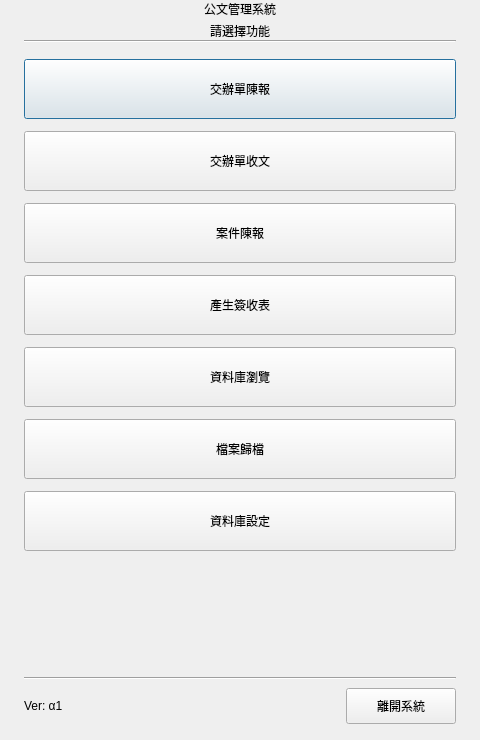
<?xml version="1.0" encoding="UTF-8"?>
<ui version="4.0">
 <class>Dialog</class>
 <widget class="QDialog" name="Dialog">
  <property name="geometry">
   <rect><x>0</x><y>0</y><width>480</width><height>740</height></rect>
  </property>
  <property name="windowTitle">
   <string>公文管理系統 - 主選單</string>
  </property>
  <property name="styleSheet">
   <string notr="true">
QDialog, QDialog > QWidget, QDialog QLabel, QDialog QFrame {
    background-color: #f2f2f7;
}
QLabel#titleLabel {
    font-size: 22pt;
    font-weight: 700;
    color: #1c1c1e;
    padding: 20px 0 4px 0;
    background-color: #f2f2f7;
}
QLabel#subtitleLabel {
    font-size: 13pt;
    color: #636366;
    padding: 0 0 8px 0;
    background-color: #f2f2f7;
}
QLabel#versionLabel {
    font-size: 11pt;
    color: #aeaeb2;
    background-color: #f2f2f7;
}
   </string>
  </property>
  <layout class="QVBoxLayout" name="mainLayout">
   <property name="spacing"><number>0</number></property>
   <property name="leftMargin"><number>24</number></property>
   <property name="topMargin"><number>0</number></property>
   <property name="rightMargin"><number>24</number></property>
   <property name="bottomMargin"><number>16</number></property>

   <!-- 標題區 -->
   <item>
    <layout class="QVBoxLayout" name="headerLayout">
     <property name="spacing"><number>4</number></property>
     <item>
      <widget class="QLabel" name="titleLabel">
       <property name="text"><string>公文管理系統</string></property>
       <property name="alignment"><set>Qt::AlignCenter</set></property>
      </widget>
     </item>
     <item>
      <widget class="QLabel" name="subtitleLabel">
       <property name="text"><string>請選擇功能</string></property>
       <property name="alignment"><set>Qt::AlignCenter</set></property>
      </widget>
     </item>
    </layout>
   </item>

   <!-- 分隔線 -->
   <item>
    <widget class="QFrame" name="line">
     <property name="frameShape"><enum>QFrame::HLine</enum></property>
     <property name="frameShadow"><enum>QFrame::Sunken</enum></property>
    </widget>
   </item>

   <!-- 按鈕區 -->
   <item>
    <layout class="QVBoxLayout" name="btnLayout">
     <property name="spacing"><number>12</number></property>
     <property name="topMargin"><number>16</number></property>
     <item>
      <widget class="QPushButton" name="btn_report_assignment">
       <property name="minimumSize"><size><width>0</width><height>60</height></size></property>
       <property name="text"><string>交辦單陳報</string></property>
      </widget>
     </item>
     <item>
      <widget class="QPushButton" name="btn_receive_assignment">
       <property name="minimumSize"><size><width>0</width><height>60</height></size></property>
       <property name="text"><string>交辦單收文</string></property>
      </widget>
     </item>
     <item>
      <widget class="QPushButton" name="btn_report_case">
       <property name="minimumSize"><size><width>0</width><height>60</height></size></property>
       <property name="text"><string>案件陳報</string></property>
      </widget>
     </item>
     <item>
      <widget class="QPushButton" name="btn_generate_receipt">
       <property name="minimumSize"><size><width>0</width><height>60</height></size></property>
       <property name="text"><string>產生簽收表</string></property>
      </widget>
     </item>
     <item>
      <widget class="QPushButton" name="btn_dbbrowse">
       <property name="minimumSize"><size><width>0</width><height>60</height></size></property>
       <property name="text"><string>資料庫瀏覽</string></property>
      </widget>
     </item>
     <item>
      <widget class="QPushButton" name="btn_archive">
       <property name="minimumSize"><size><width>0</width><height>60</height></size></property>
       <property name="text"><string>檔案歸檔</string></property>
      </widget>
     </item>
     <item>
      <widget class="QPushButton" name="btn_settings">
       <property name="minimumSize"><size><width>0</width><height>60</height></size></property>
       <property name="text"><string>資料庫設定</string></property>
      </widget>
     </item>
    </layout>
   </item>

   <!-- 彈性空間 -->
   <item>
    <spacer>
     <property name="orientation"><enum>Qt::Vertical</enum></property>
     <property name="sizeHint" stdset="0"><size><width>0</width><height>20</height></size></property>
    </spacer>
   </item>

   <!-- 分隔線 -->
   <item>
    <widget class="QFrame" name="line2">
     <property name="frameShape"><enum>QFrame::HLine</enum></property>
     <property name="frameShadow"><enum>QFrame::Sunken</enum></property>
    </widget>
   </item>

   <!-- 底部：版本 + 離開 -->
   <item>
    <layout class="QHBoxLayout" name="bottomLayout">
     <property name="topMargin"><number>8</number></property>
     <item>
      <widget class="QLabel" name="versionLabel">
       <property name="text"><string>Ver: α1</string></property>
      </widget>
     </item>
     <item>
      <spacer>
       <property name="orientation"><enum>Qt::Horizontal</enum></property>
       <property name="sizeHint" stdset="0"><size><width>40</width><height>0</height></size></property>
      </spacer>
     </item>
     <item>
      <widget class="QPushButton" name="btn_exit">
       <property name="minimumSize"><size><width>110</width><height>36</height></size></property>
       <property name="maximumSize"><size><width>110</width><height>36</height></size></property>
       <property name="text"><string>離開系統</string></property>
      </widget>
     </item>
    </layout>
   </item>

  </layout>
 </widget>
 <connections>
  <connection>
   <sender>btn_exit</sender>
   <signal>clicked()</signal>
   <receiver>Dialog</receiver>
   <slot>close()</slot>
  </connection>
 </connections>
</ui>
